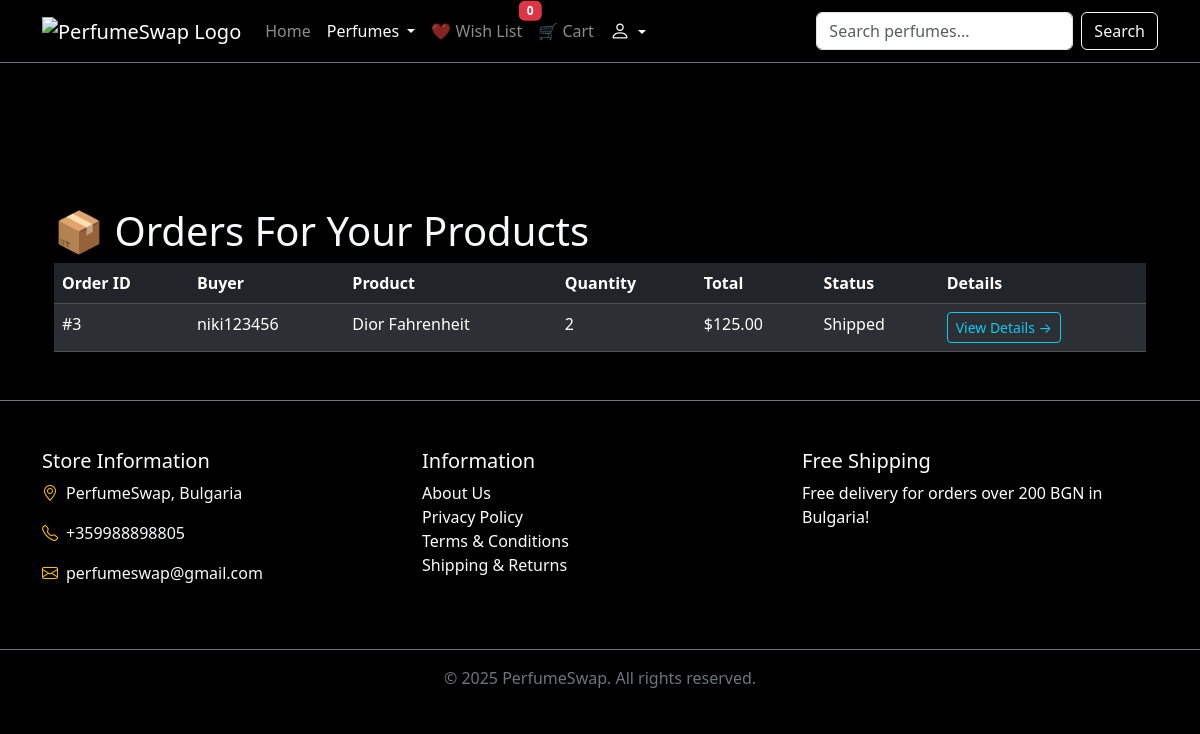
The app's page /sales-dashboard/ (signed in), older data.
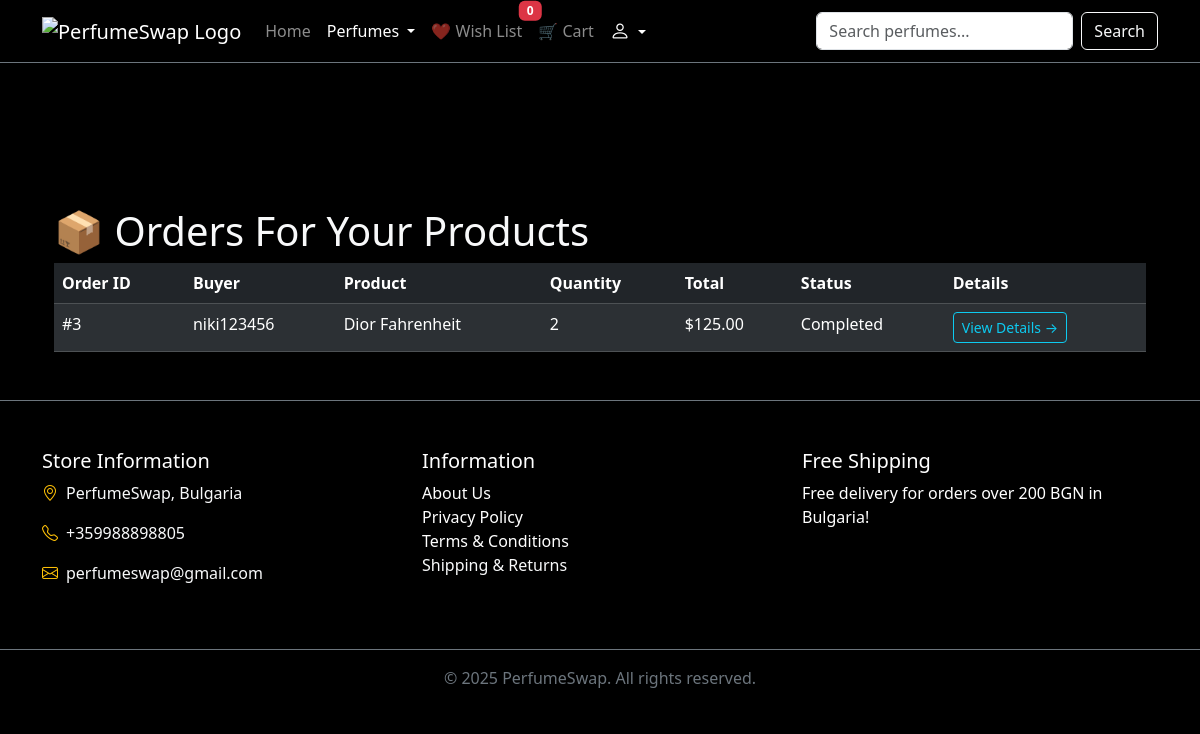
The same page, newer data.
### perfumes/models.py (models this page shows, shortened)
class OrderItem(models.Model):
    order = models.ForeignKey(Order, on_delete=models.CASCADE, related_name='items')
    perfume = models.ForeignKey('Perfume', on_delete=models.CASCADE)
    seller = models.ForeignKey(User, on_delete=models.CASCADE, related_name='sold_items')
    quantity = models.PositiveIntegerField()
    price = models.DecimalField(max_digits=10, decimal_places=2)

class Order(models.Model):
    buyer = models.ForeignKey(User, on_delete=models.CASCADE, related_name='orders')
    created_at = models.DateTimeField(auto_now_add=True)
    full_name = models.CharField(max_length=100)
    email = models.EmailField()
    phone = models.CharField(max_length=20)
    address = models.TextField()
    notes = models.TextField(blank=True)
    status = models.CharField(max_length=20, choices=ORDER_STATUS_CHOICES, default='pending')

class Perfume(models.Model):
    name = models.CharField(max_length=100)
    brand = models.CharField(max_length=100)
    description = models.TextField()
    price = models.DecimalField(max_digits=10, decimal_places=2)
    is_for_trade = models.BooleanField(default=False)
    owner = models.ForeignKey(User, on_delete=models.CASCADE)
    created_at = models.DateTimeField(auto_now_add=True)
    image = models.ImageField(upload_to='perfume_images/', blank=True, null=True)
    stock = models.PositiveIntegerField(default=0)
    notes = models.TextField(blank=True, null=True)
    CATEGORY_CHOICES = [
    ('men', 'Men'),
    ('women', 'Women'),
    ('unisex', 'Unisex'),
    ]
    category = models.CharField(max_length=10, choices=CATEGORY_CHOICES, default='unisex')

### perfumes/views.py (the view)
# urls.py: path('sales-dashboard/', views.sales_dashboard, name='sales_dashboard'),
@login_required
def sales_dashboard(request):
    items = OrderItem.objects.filter(seller=request.user).select_related('order', 'perfume')
    return render(request, 'perfumes/sales_dashboard.html', {'items': items})

### perfumes/templates/perfumes/sales_dashboard.html (shortened to what this page needs)
{% extends 'base.html' %}
{% block content %}
<div class="container mt-5">
    <h1 class="text-light">📦 Orders For Your Products</h1>
    {% if items %}
        <table class="table table-dark table-striped">
            <thead>
                <tr>
                    <th>Order ID</th>
                    <th>Buyer</th>
                    <th>Product</th>
                    <th>Quantity</th>
                    <th>Total</th>
                    <th>Status</th>
                    <th>Details</th>
                </tr>
            </thead>
            <tbody>
                {% for item in items %}
                <tr>
                    <td>#{{ item.order.id }}</td>
                    <td>{{ item.order.buyer.username }}</td>
                    <td>{{ item.perfume.name }}</td>
                    <td>{{ item.quantity }}</td>
                    <td>${{ item.price|floatformat:2 }}</td>
                    <td>{{ item.order.get_status_display }}</td>
                    <td>
                        <a href="{% url 'order_detail' item.id %}" class="btn btn-outline-info btn-sm">
                          View Details &rarr;
                        </a>
                      </td>
                </tr>
                {% endfor %}
            </tbody>
        </table>
    {% else %}
        <p class="text-light">No orders for your products yet.</p>
    {% endif %}
</div>
{% endblock %}

Row changes from the older to the newer data that the page shows:
changed through a linked row, OrderItem "niki123456": order.status "Shipped" → "Completed"
